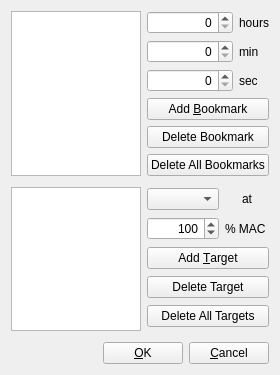
<?xml version="1.0" encoding="UTF-8"?>
<ui version="4.0">
 <class>GasBookmark</class>
 <widget class="QDialog" name="GasBookmark">
  <property name="geometry">
   <rect>
    <x>0</x>
    <y>0</y>
    <width>269</width>
    <height>375</height>
   </rect>
  </property>
  <property name="windowTitle">
   <string>Place or Remove a Bookmark</string>
  </property>
  <property name="modal">
   <bool>true</bool>
  </property>
  <layout class="QVBoxLayout" name="verticalLayout">
   <item>
    <layout class="QGridLayout" name="gridLayout_3">
     <item row="1" column="0">
      <spacer name="verticalSpacer_1">
       <property name="orientation">
        <enum>Qt::Vertical</enum>
       </property>
       <property name="sizeType">
        <enum>QSizePolicy::Fixed</enum>
       </property>
       <property name="sizeHint" stdset="0">
        <size>
         <width>10</width>
         <height>5</height>
        </size>
       </property>
      </spacer>
     </item>
     <item row="0" column="0">
      <widget class="QListWidget" name="lwBookmarks">
       <property name="minimumSize">
        <size>
         <width>130</width>
         <height>0</height>
        </size>
       </property>
      </widget>
     </item>
     <item row="0" column="1">
      <layout class="QGridLayout" name="gridLayout" columnstretch="1,0">
       <item row="0" column="0">
        <widget class="QSpinBox" name="sbHours">
         <property name="alignment">
          <set>Qt::AlignRight|Qt::AlignTrailing|Qt::AlignVCenter</set>
         </property>
         <property name="maximum">
          <number>99</number>
         </property>
        </widget>
       </item>
       <item row="0" column="1">
        <widget class="QLabel" name="label">
         <property name="text">
          <string>hours</string>
         </property>
        </widget>
       </item>
       <item row="1" column="0">
        <widget class="QSpinBox" name="sbMin">
         <property name="alignment">
          <set>Qt::AlignRight|Qt::AlignTrailing|Qt::AlignVCenter</set>
         </property>
         <property name="maximum">
          <number>59</number>
         </property>
        </widget>
       </item>
       <item row="1" column="1">
        <widget class="QLabel" name="label_2">
         <property name="text">
          <string>min</string>
         </property>
        </widget>
       </item>
       <item row="2" column="0">
        <widget class="QSpinBox" name="sbSec">
         <property name="alignment">
          <set>Qt::AlignRight|Qt::AlignTrailing|Qt::AlignVCenter</set>
         </property>
         <property name="maximum">
          <number>59</number>
         </property>
        </widget>
       </item>
       <item row="2" column="1">
        <widget class="QLabel" name="label_3">
         <property name="text">
          <string>sec</string>
         </property>
        </widget>
       </item>
       <item row="3" column="0" colspan="2">
        <widget class="QPushButton" name="pbAddBookmark">
         <property name="text">
          <string>Add &amp;Bookmark</string>
         </property>
         <property name="autoDefault">
          <bool>false</bool>
         </property>
         <property name="default">
          <bool>false</bool>
         </property>
        </widget>
       </item>
       <item row="4" column="0" colspan="2">
        <widget class="QPushButton" name="pbDeleteBookmark">
         <property name="text">
          <string>Delete Bookmark</string>
         </property>
         <property name="autoDefault">
          <bool>false</bool>
         </property>
        </widget>
       </item>
       <item row="5" column="0" colspan="2">
        <widget class="QPushButton" name="pbDeleteAllBookmarks">
         <property name="text">
          <string>Delete All Bookmarks</string>
         </property>
         <property name="autoDefault">
          <bool>false</bool>
         </property>
        </widget>
       </item>
      </layout>
     </item>
     <item row="2" column="0">
      <widget class="QListWidget" name="lwTargets">
       <property name="minimumSize">
        <size>
         <width>130</width>
         <height>0</height>
        </size>
       </property>
      </widget>
     </item>
     <item row="2" column="1">
      <layout class="QGridLayout" name="gridLayout_2">
       <item row="0" column="0">
        <widget class="QComboBox" name="cbTargetCompartment">
         <property name="maxVisibleItems">
          <number>5</number>
         </property>
        </widget>
       </item>
       <item row="0" column="1">
        <widget class="QLabel" name="label_5">
         <property name="text">
          <string>at</string>
         </property>
         <property name="alignment">
          <set>Qt::AlignCenter</set>
         </property>
        </widget>
       </item>
       <item row="3" column="0" colspan="2">
        <widget class="QPushButton" name="pbDeleteTarget">
         <property name="text">
          <string>Delete Target</string>
         </property>
         <property name="autoDefault">
          <bool>false</bool>
         </property>
        </widget>
       </item>
       <item row="4" column="0" colspan="2">
        <widget class="QPushButton" name="pbDeleteAllTargets">
         <property name="text">
          <string>Delete All Targets</string>
         </property>
         <property name="autoDefault">
          <bool>false</bool>
         </property>
        </widget>
       </item>
       <item row="2" column="0" colspan="2">
        <widget class="QPushButton" name="pbAddTarget">
         <property name="text">
          <string>Add &amp;Target</string>
         </property>
         <property name="autoDefault">
          <bool>false</bool>
         </property>
         <property name="default">
          <bool>false</bool>
         </property>
        </widget>
       </item>
       <item row="1" column="1">
        <widget class="QLabel" name="label_4">
         <property name="text">
          <string>% MAC</string>
         </property>
        </widget>
       </item>
       <item row="1" column="0">
        <widget class="QSpinBox" name="sbPercent">
         <property name="alignment">
          <set>Qt::AlignRight|Qt::AlignTrailing|Qt::AlignVCenter</set>
         </property>
         <property name="minimum">
          <number>5</number>
         </property>
         <property name="maximum">
          <number>999</number>
         </property>
         <property name="singleStep">
          <number>5</number>
         </property>
         <property name="value">
          <number>100</number>
         </property>
        </widget>
       </item>
      </layout>
     </item>
     <item row="3" column="1">
      <spacer name="verticalSpacer_4">
       <property name="orientation">
        <enum>Qt::Vertical</enum>
       </property>
       <property name="sizeType">
        <enum>QSizePolicy::Fixed</enum>
       </property>
       <property name="sizeHint" stdset="0">
        <size>
         <width>10</width>
         <height>5</height>
        </size>
       </property>
      </spacer>
     </item>
     <item row="3" column="0">
      <spacer name="verticalSpacer_3">
       <property name="orientation">
        <enum>Qt::Vertical</enum>
       </property>
       <property name="sizeType">
        <enum>QSizePolicy::Fixed</enum>
       </property>
       <property name="sizeHint" stdset="0">
        <size>
         <width>10</width>
         <height>5</height>
        </size>
       </property>
      </spacer>
     </item>
     <item row="1" column="1">
      <spacer name="verticalSpacer_2">
       <property name="orientation">
        <enum>Qt::Vertical</enum>
       </property>
       <property name="sizeType">
        <enum>QSizePolicy::Fixed</enum>
       </property>
       <property name="sizeHint" stdset="0">
        <size>
         <width>10</width>
         <height>5</height>
        </size>
       </property>
      </spacer>
     </item>
    </layout>
   </item>
   <item>
    <layout class="QHBoxLayout" name="horizontalLayout">
     <item>
      <spacer name="horizontalSpacer">
       <property name="orientation">
        <enum>Qt::Horizontal</enum>
       </property>
       <property name="sizeHint" stdset="0">
        <size>
         <width>178</width>
         <height>17</height>
        </size>
       </property>
      </spacer>
     </item>
     <item>
      <widget class="QPushButton" name="pushButtonOK">
       <property name="text">
        <string>&amp;OK</string>
       </property>
       <property name="autoDefault">
        <bool>false</bool>
       </property>
      </widget>
     </item>
     <item>
      <widget class="QPushButton" name="pushButtonCancel">
       <property name="text">
        <string>&amp;Cancel</string>
       </property>
       <property name="autoDefault">
        <bool>false</bool>
       </property>
      </widget>
     </item>
    </layout>
   </item>
  </layout>
 </widget>
 <tabstops>
  <tabstop>sbHours</tabstop>
  <tabstop>sbMin</tabstop>
  <tabstop>sbSec</tabstop>
  <tabstop>pbAddBookmark</tabstop>
  <tabstop>pbDeleteBookmark</tabstop>
  <tabstop>pbDeleteAllBookmarks</tabstop>
  <tabstop>cbTargetCompartment</tabstop>
  <tabstop>sbPercent</tabstop>
  <tabstop>pbAddTarget</tabstop>
  <tabstop>pbDeleteTarget</tabstop>
  <tabstop>pbDeleteAllTargets</tabstop>
  <tabstop>pushButtonOK</tabstop>
  <tabstop>pushButtonCancel</tabstop>
  <tabstop>lwBookmarks</tabstop>
  <tabstop>lwTargets</tabstop>
 </tabstops>
 <resources/>
 <connections/>
</ui>
